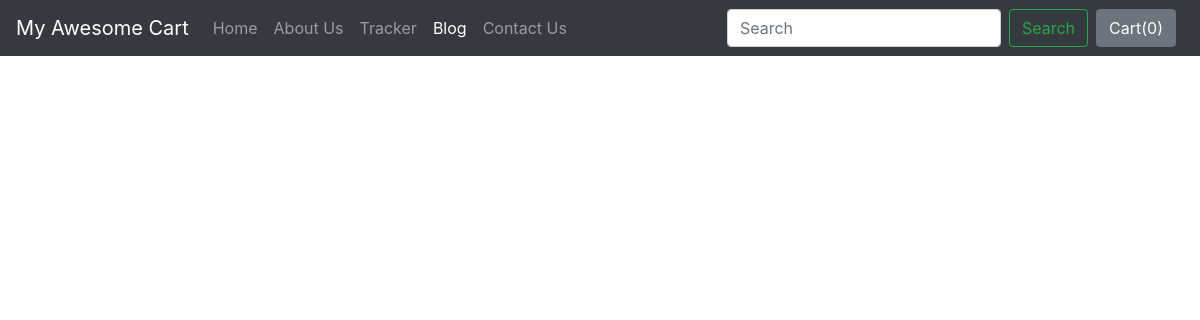
The page /blog/ on the database as committed earlier.
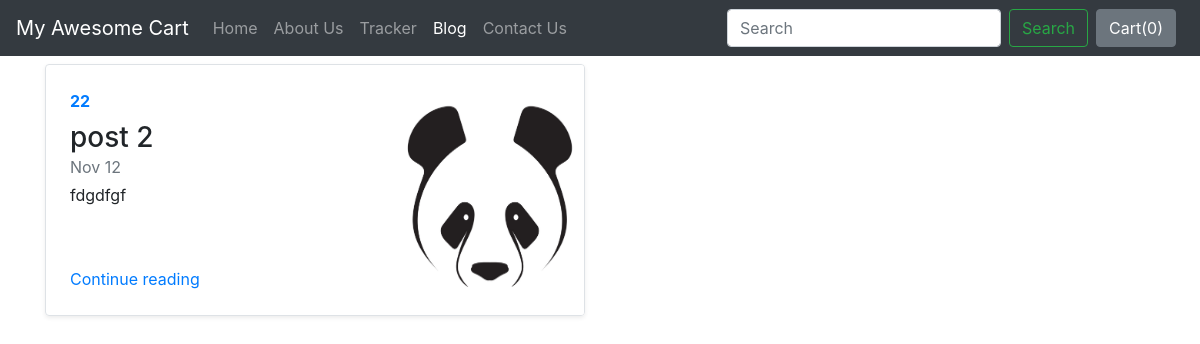
The same page on the database as committed later.
### blog/models.py (models this page shows, shortened)
class Blogpost(models.Model):
    post_id = models.AutoField(primary_key=True)
    title = models.CharField(max_length=50)
    head0 = models.CharField(max_length=500, default="")
    chead0 = models.CharField(max_length=5000, default="")
    head1 = models.CharField(max_length=500, default="")
    chead1 = models.CharField(max_length=5000, default="")
    head2 = models.CharField(max_length=500, default="")
    chead2 = models.CharField(max_length=5000, default="")
    pub_date = models.DateField()
    thumbnail = models.ImageField(upload_to='shop/images', default="")
    objects = models.Manager()

### blog/views.py (the view)
# urls.py: path("", views.index, name='index'),
def index(request):
    myposts = Blogpost.objects.all()
    return render(request ,'blog/index.html' , {'myposts': myposts})

### blog/templates/blog/index.html (shortened to what this page needs)
{% extends 'blog/basic.html' %}
{% block body %}
<div class="container">
<div class="row my-2">
    {% for item in myposts %}
        <div class="col-md-6">
            <div
                class="row no-gutters border rounded overflow-hidden flex-md-row mb-4 shadow-sm h-md-250 position-relative">
                <div class="col p-4 d-flex flex-column position-static">
                    <strong class="d-inline-block mb-2 text-primary">{{item.head0}}</strong>
                    <h3 class="mb-0">{{item.title}}</h3>
                    <div class="mb-1 text-muted">Nov 12</div>
                    <p class="card-text mb-auto">{{item.head1}}</p>
                    <a href="blogpost/{{item.post_id}}" class="stretched-link">Continue reading</a>
                </div>
                <div class="col-auto d-none d-lg-block">
                    <img src="/media/{{item.thumbnail}}" class="bd-placeholder-img" width="200" height="250"
                        aria-label="Placeholder: Thumbnail"/>
                </div>
            </div>
        </div>
    {% endfor %}
</div>
{% endblock %}

Rows that differ between the two databases and show on the page:
added Blogpost: head0 "22", title "post 2", head1 "fdgdfgf", thumbnail (picture)
